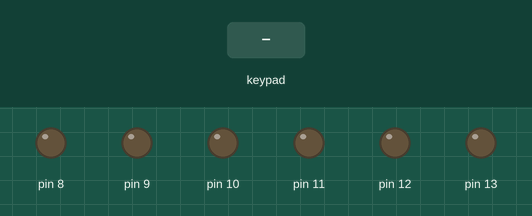
Recording of a sketch running on a simulated Arduino Uno, built with avr-gcc and run on an emulated ATmega328P. Parts: output pins drawn as LEDs (lit = HIGH). The inputs (shaded band) are chosen by the test bench.

Above: at 1.5 s.
1.6 s: key 'X' pressed
At 1.81 s:
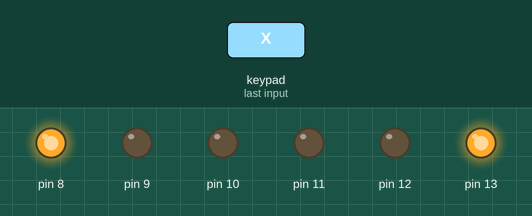
3.5 s: key 'O' pressed
At 3.72 s:
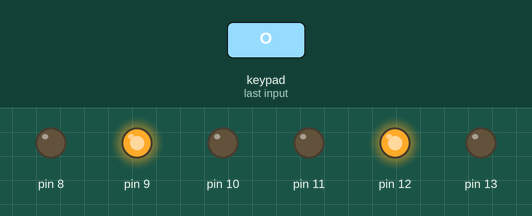
Timing chart, 0 to 6.5 s (numbered marks = the images above; inputs shaded):
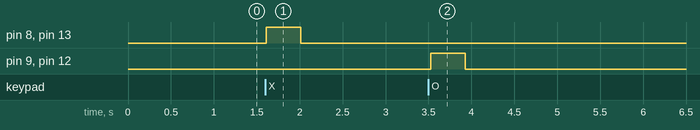

The sketch:

AutoControlPs2.ino
```cpp
//PROYECTO INTEGRADOR DE SABERES
//GRUPO NRO 1
//Marco Castilo
//*Freddy Matailo
//Ariel Tandazo
//Joel Tapia
//Juan Veintimilla
//Codigo Auto controlado por mando de PS2

#include <PS2X_lib.h> // Incluimos la librería PS2X para controlar el mando PS2

class ControladorPs2 { // Se define una clase llamada ControladorPs2
public:
     // Constructor de la clase que inicializa los pines y variables
        ControladorPs2(int in1, int in2, int in3, int in4, int ena, int enb)
        : IN1(in1), IN2(in2), IN3(in3), IN4(in4), ENA(ena), ENB(enb), vibrate(0), error(0) {}

    void setup() {
        pinMode(IN1, OUTPUT); // Configuracion del pin IN1 como salida
        pinMode(IN2, OUTPUT); // Configuracion del pin IN2 como salida
        pinMode(IN3, OUTPUT); // Configuracion del pin IN3 como salida
        pinMode(IN4, OUTPUT); // Configuracion del pin IN4 como salida
        pinMode(ENA, OUTPUT); // Configuracion del pin ENA como salida
        pinMode(ENB, OUTPUT); // Configuracion del pin ENB como salida

        delay(300); // Espera 300 ms
        error = ps2x.config_gamepad(4, 6, 5, 7, true, true); // Configuracion del driver del mando PS2.
    }

    void loop() {
        int aux; // Variable auxiliar
        int temp; // Variable para almacenar valores temporales
        int x; // Variable para el valor analógico del joystick izquierdo en el eje X
        ps2x.read_gamepad(false, vibrate); // Lee el estado del mando PS2

        x = ps2x.Analog(PSS_LX) - 127; // Lee el valor del joystick izquierdo en el eje X y lo ajusta
        if (x == 128)
            x = 127; // Ajusta el valor máximo

        if (ps2x.Button(PSB_BLUE)) { // Si se presiona el botón x
            temp = ps2x.Analog(PSAB_BLUE); // Lee el valor analógico del x

            if (x < -27) { // Si el joystick se mueve a la izquierda
                x = x + 127; // Ajusta el valor de x
                aux = (temp * x) / 100; // Calcula el valor auxiliar para el motor
                motores(1, temp, aux); // Controla los motores con el valor calculado
            } else if (x > 27) { // Si el joystick se mueve a la derecha
                x = (-1) * x + 127; // Ajusta el valor de x
                aux = (temp * x) / 100; // Calcula el valor auxiliar para el motor
                motores(1, aux, temp); // Controla los motores con el valor calculado
            } else {
                motores(1, temp, temp); // Controla los motores con el mismo valor
            }
        } else if (ps2x.Button(PSB_RED)) { // Si se presiona el botón circulo
            temp = ps2x.Analog(PSAB_RED); // Lee el valor analógico del circulo
            motores(-1, temp, temp); // Controla los motores en dirección opuesta con el valor leído
        } else {
            motores(0, 0, 0); // Detiene los motores
        }

        delay(50); // Espera 50 ms antes de la siguiente iteración
    }

private:
    void motores(int v, int m1, int m2) { // Método para controlar los motores
        if (v == 1) { // Si v es 1, mueve hacia adelante
            digitalWrite(IN1, HIGH); // Activa IN1
            digitalWrite(IN2, LOW); // Desactiva IN2
            digitalWrite(IN3, LOW); // Desactiva IN3
            digitalWrite(IN4, HIGH); // Activa IN4
        } else if (v == -1) { // Si v es -1, mueve hacia atrás
            digitalWrite(IN1, LOW); // Desactiva IN1
            digitalWrite(IN2, HIGH); // Activa IN2
            digitalWrite(IN3, HIGH); // Activa IN3
            digitalWrite(IN4, LOW); // Desactiva IN4
        } else { // Si v es 0, detiene el movimiento
            digitalWrite(IN1, LOW); // Desactiva IN1
            digitalWrite(IN2, LOW); // Desactiva IN2
            digitalWrite(IN3, LOW); // Desactiva IN3
            digitalWrite(IN4, LOW); // Desactiva IN4
        }

        analogWrite(ENA, m1); // Controla la velocidad del motor ENA con el valor m1
        analogWrite(ENB, m2); // Controla la velocidad del motor ENB con el valor m2
    }

    PS2X ps2x; // Instancia de la clase PS2X para el mando PS2
    int error; // Variable para almacenar errores de configuración
    byte vibrate; // Variable para controlar la vibración del mando
    const int IN1, IN2, IN3, IN4, ENA, ENB; // Pines de control y velocidad de los motores
};

ControladorPs2 controladorPs2(13, 12, 9, 8, 11, 10); // Crea una instancia del controlador PS2 con los pines especificados

void setup() {
    controladorPs2.setup(); // Llama al método setup de la instancia del controlador PS2
}

void loop() {
    controladorPs2.loop(); // Llama al método loop de la instancia del controlador PS2
}

//FIN DEL CODIGO
```

Measured:
- after the input at 1.6 s, pin 8, pin 13: LOW → HIGH at once, → LOW 0.40 s later
- after the input at 3.5 s, pin 9, pin 12: LOW → HIGH at once, → LOW 0.40 s later
